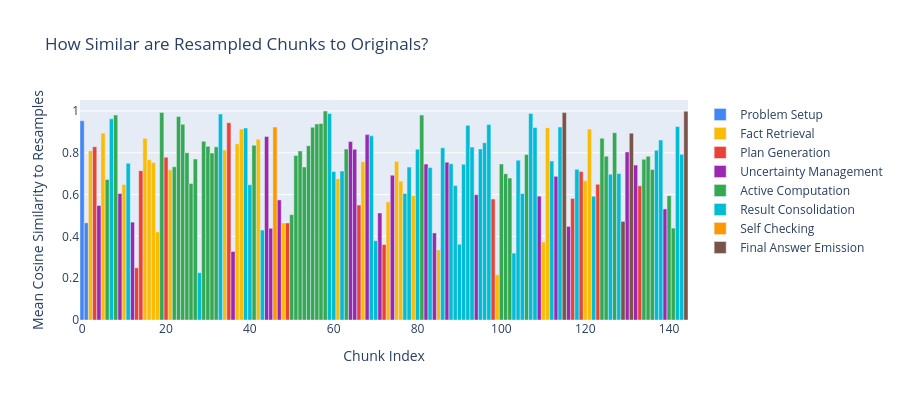

Notebook code for this chart:
### Markdown cell above
## Semantic Similarity in Resampling

Before we look at the last metric (counterfactual importance), let's revisit the notion of embedding cosine similarity. Since we have data on a bunch of resampled rollouts at different chunks, we can compute the average cosine similarity between a chunk and all of its resampled chunks (i.e. $S_i$ and $S'_i$ in the notation above). Run the cells below to compute these cosine similarities and plot them.

Which kinds of sentences seem like their resamples have the highest or lowest cosine similarity? Can you explain why?

### Code cell
# Compute cosine similarity between original and resampled chunks
chunks_removed = [chunk["chunk"] for chunk in problem_data["chunks_labeled"]]
embeddings_original = embedding_model.encode(chunks_removed)

chunks_resampled = [
    [rollout["chunk_resampled"] for rollout in chunk_rollouts] for chunk_rollouts in problem_data["chunk_solutions"]
]
embeddings_resampled = np.stack([embedding_model.encode(r) for r in chunks_resampled])

# Compute similarities
cos_sims = einops.einsum(embeddings_original, embeddings_resampled, "chunk d, chunk resample d -> chunk resample")
cos_sims_mean = cos_sims.mean(axis=1)

# Plot by category with plotly
chunk_labels = [CATEGORIES[chunk["function_tags"][0]] for chunk in problem_data["chunks_labeled"]]
chunks_for_hover = [chunk["chunk"] for chunk in problem_data["chunks_labeled"]]
df = pd.DataFrame({"Label": chunk_labels, "Cosine Similarity": cos_sims_mean, "Chunk Text": chunks_for_hover})

fig = go.Figure()
for label in df["Label"].unique():
    subset = df[df["Label"] == label]
    hover_texts = [text[:100] + "..." if len(text) > 100 else text for text in subset["Chunk Text"]]
    fig.add_trace(
        go.Bar(
            x=subset.index.tolist(),
            y=subset["Cosine Similarity"].tolist(),
            name=label,
            marker_color=utils.CATEGORY_COLORS.get(label, "#9E9E9E"),
            hovertemplate="<b>Chunk %{x}</b><br>Category: "
            + label
            + "<br>Cosine Similarity: %{y:.4f}<br>Text: %{customdata}<extra></extra>",
            customdata=hover_texts,
        )
    )

fig.update_layout(
    title="How Similar are Resampled Chunks to Originals?",
    xaxis_title="Chunk Index",
    yaxis_title="Mean Cosine Similarity to Resamples",
    width=900,
    height=400,
    legend=dict(x=1.02, y=1, xanchor="left"),
    bargap=0,
)
fig.show()

### Figure 1 — Plotly figure (JSON) as saved in the notebook; plotly's stock layout.template omitted (floating-point values rounded to 4 significant figures)
{"data": [{"customdata": ["Okay, so I have this problem where I need to find out how many bits the base-16 number 66666₁₆ has w...", "Hmm, let's see."], "hovertemplate": "<b>Chunk %{x}</b><br>Category: Problem Setup<br>Cosine Similarity: %{y:.4f}<br>Text: %{customdata}<extra></extra>", "marker": {"color": "#4285F4"}, "name": "Problem Setup", "type": "bar", "x": [0, 1], "y": [0.9535, 0.4649]}, {"customdata": ["I remember that each hexadecimal digit corresponds to exactly 4 binary digits, or bits.", "First, the number given is 66666 in base 16.", "I think so because each hex digit maps directly to 4 bits without any overlap or sharing.", "So, to convert 66666₁₆ to decimal, I can expand it as follows:", "Each digit represents a power of 16.", "Starting from the right, the digits are 16⁰, 16¹, 16², 16³, 16⁴.", "So, the number is:", "First, 16⁴ is 16 * 16 * 16 * 16.", "Now, to find out how many bits this number requires, I can use the formula for the number of bits ne...", "I know that 2¹⁸ = 262,144", "2¹⁹ = 524,288", "Wait, but earlier I thought it would be 20 bits because it's 5 hex digits each being 4 bits.", "Wait, 66666 in hex.", "Now, let's check 2¹⁸ is 262,144, 2¹⁹ is 524,288.", "So, when converting from hex to binary, each digit is 4 bits, but if the leading hex digits are such...", "Wait, but in the problem, it's just asking how many bits it has when written in base 2.", "Wait, no, when you write a number in binary, you don't include leading zeros beyond the most signifi...", "So, if the number in binary starts with a 1, then the number of bits is the position of the highest ...", "Wait, but 2¹⁸ is 262,144, and 2¹⁹ is 524,288.", "Wait, perhaps the leading hex digit, which is 6, when converted to binary is 0110, so the first four...", "So, let's convert each hex digit to 4 bits:", "I think not.", "Because when you write a number in binary, you don't include leading zeros beyond the most significa...", "We know that 2¹⁸ = 262,144", "2¹⁹ = 524,288"], "hovertemplate": "<b>Chunk %{x}</b><br>Category: Fact Retrieval<br>Cosine Similarity: %{y:.4f}<br>Text: %{customdata}<extra></extra>", "marker": {"color": "#FBBC05"}, "name": "Fact Retrieval", "type": "bar", "x": [2, 5, 10, 15, 16, 17, 18, 21, 34, 37, 38, 42, 48, 61, 67, 73, 75, 76, 79, 85, 99, 110, 111, 120, 121], "y": [0.8102, 0.894, 0.6488, 0.8697, 0.7669, 0.7532, 0.4213, 0.7186, 0.8129, 0.8434, 0.9139, 0.8653, 0.4639, 0.6761, 0.7571, 0.5651, 0.7592, 0.6638, 0.5948, 0.335, 0.2166, 0.3731, 0.9203, 0.6662, 0.9139]}, {"customdata": ["So, maybe I can just figure out how many hexadecimal digits there are and multiply by 4 to get the n...", "Alternatively, maybe I can calculate the value of 66666₁₆ in decimal and then find out how many bits...", "Let's try that approach to cross-verify.", "Let me compute each term:", "So, let's compute log₂(419,430).", "Let me convert it step by step again.", "Ah, perhaps because leading zeros are not counted.", "Wait, perhaps when converting 66666₁₆ to binary, it's exactly 20 bits, but the leading bits are zero...", "Wait, but let me confirm this by actually converting 66666₁₆ to binary and counting the bits.", "Alternatively, I can use the formula: number of bits = floor(log₂(N)) + 1", "So, log₂(419,430) is approximately:", "To get a better approximation, let's compute 2¹⁸ = 262,144", "So, converting each hex digit to 4 bits:"], "hovertemplate": "<b>Chunk %{x}</b><br>Category: Plan Generation<br>Cosine Similarity: %{y:.4f}<br>Text: %{customdata}<extra></extra>", "marker": {"color": "#EA4335"}, "name": "Plan Generation", "type": "bar", "x": [3, 13, 14, 20, 35, 49, 66, 72, 98, 117, 119, 123, 133], "y": [0.8293, 0.25, 0.7147, 0.7791, 0.9438, 0.4642, 0.55, 0.3611, 0.579, 0.5817, 0.7111, 0.6493, 0.6418]}, {"customdata": ["Let me check that.", "Wait, is that always the case?", "But wait, I should make sure that this is correct by actually converting the number or at least chec...", "Hmm, I don't have a calculator here, but I can estimate it.", "There's a discrepancy here.", "I must have made a mistake somewhere.", "Maybe I messed up the decimal conversion.", "But wait, when I thought about each hex digit being 4 bits, 5 hex digits would be 20 bits.", "So, why is there a difference?", "Wait, but 66666 in hex is 5 digits, so 5 * 4 = 20 bits.", "So, which is correct?", "So, does that include leading zeros or not?", "But wait, when converting 66666₁₆ to binary, each hex digit is 4 bits, so 5 hex digits would give 20...", "So, which is correct?", "So, when we write the binary number, we don't include leading zeros, so the first 0 would be dropped...", "Wait, but I'm a bit confused because I thought each hex digit maps to exactly 4 bits, so 5 hex digit...", "Wait, but does the problem consider leading zeros when writing the number in binary?", "But then, why did I initially think it would be 20 bits?", "Wait, but let me check again by converting the number to binary and seeing how many bits it actually...", "Wait, but earlier I thought it was 20 bits because each hex digit is 4 bits, but since the first hex...", "Wait, but let me make sure by actually writing out the binary number.", "Wait, but that's not correct because dropping the leading zero would mean the first bit is 1, but th..."], "hovertemplate": "<b>Chunk %{x}</b><br>Category: Uncertainty Management<br>Cosine Similarity: %{y:.4f}<br>Text: %{customdata}<extra></extra>", "marker": {"color": "#9C27B0"}, "name": "Uncertainty Management", "type": "bar", "x": [4, 9, 12, 36, 44, 45, 47, 64, 65, 68, 71, 74, 82, 84, 87, 94, 109, 113, 116, 130, 132, 139], "y": [0.5478, 0.6052, 0.4682, 0.3279, 0.8785, 0.4389, 0.5746, 0.8536, 0.817, 0.8871, 0.5121, 0.6929, 0.746, 0.4164, 0.7553, 0.5997, 0.5926, 0.6874, 0.4478, 0.804, 0.7412, 0.5314]}, {"customdata": ["Let me count the digits: 6, 6, 6, 6, 6.", "So, if each digit is 4 bits, then 5 digits would be 5 * 4 = 20 bits.", "6 * 16⁴ + 6 * 16³ + 6 * 16² + 6 * 16¹ + 6 * 16⁰", "16² is 256, so 16³ is 256 * 16 = 4096, and 16⁴ is 4096 * 16 = 65536.", "So, 6 * 65536 = 393216", "Next, 16³ is 4096, so 6 * 4096 = 24576", "Then, 16² is 256, so 6 * 256 = 1536", "16¹ is 16, so 6 * 16 = 96", "And 16⁰ is 1, so 6 * 1 = 6", "393216 + 24576 = 417,792", "417,792 + 1536 = 419,328", "419,328 + 96 = 419,424", "419,424 + 6 = 419,430", "The floor of that would be 18, so the number of bits is 18 + 1 = 19 bits.", "6 * 16⁴: 6 * 65536 = 393216", "6 * 16³: 6 * 4096 = 24576", "6 * 16²: 6 * 256 = 1536", "6 * 16¹: 6 * 16 = 96", "6 * 16⁰: 6 * 1 = 6", "Adding them up: 393216 + 24576 = 417,792", "417,792 + 1536 = 419,328", "419,328 + 96 = 419,424", "419,424 + 6 = 419,430.", "So, floor(log₂(419,430)) is 18, so number of bits is 19.", "Therefore, the number of bits is 19.", "6 in hex is 0110", "6 is 0110 6 is 0110", "6 is 0110 6 is 0110", "Now, let's count the bits: 0 1 1 0 0 1 1 0 0 1 1 0 0 1 1 0 0 1 1 0", "2¹⁸.5 = 2^(18 + 0.5) = 2¹⁸ * sqrt(2) ≈ 262,144 * 1.4142 ≈ 371,589", "2¹⁸.7 ≈ 2¹⁸ * 2^0.7 ≈ 262,144 * 1.6245 ≈ 425,500", "So, log₂(419,430) is approximately 18.7, so floor(log₂(N)) = 18, so number of bits is 18 + 1 = 19.", "6 = 0110 6 = 0110", "6 = 0110 6 = 0110", "6 = 0110 So, concatenating them: 0110 0110 0110 0110 0110", "Let me count the bits after dropping the leading zero:", "1 1 0 0 1 1 0 0 1 1 0 0 1 1 0 0 1 1 0"], "hovertemplate": "<b>Chunk %{x}</b><br>Category: Active Computation<br>Cosine Similarity: %{y:.4f}<br>Text: %{customdata}<extra></extra>", "marker": {"color": "#34A853"}, "name": "Active Computation", "type": "bar", "x": [6, 8, 19, 22, 23, 24, 25, 26, 27, 29, 30, 31, 32, 41, 50, 51, 52, 53, 54, 55, 56, 57, 58, 63, 81, 100, 101, 102, 106, 124, 125, 127, 134, 135, 136, 140, 141], "y": [0.6721, 0.9804, 0.9932, 0.7332, 0.9734, 0.9363, 0.8005, 0.6529, 0.7703, 0.8548, 0.8314, 0.7989, 0.8284, 0.8364, 0.5041, 0.7873, 0.809, 0.7324, 0.8337, 0.9218, 0.9379, 0.9398, 1, 0.8177, 0.9805, 0.7466, 0.6998, 0.6793, 0.7916, 0.8697, 0.7839, 0.8963, 0.7692, 0.7836, 0.7206, 0.5948, 0.4398]}, {"customdata": ["That's five digits in total.", "So, 66666₁₆ would be 20 bits in binary.", "Now, adding all these up:", "So, 66666₁₆ is equal to 419,430 in decimal.", "So, 419,430 is between 2¹⁸ and 2¹⁹.", "Therefore, log₂(419,430) is between 18 and 19.", "Now, according to this, it's 19 bits.", "That seems correct.", "So, 419,430 in decimal.", "So, 419,430 is less than 524,288, so log₂(419,430) is less than 19.", "But according to the decimal conversion, it's 19 bits.", "That suggests that when converted to binary, it's 19 bits, not 20.", "So, in this case, 419,430 in decimal is less than 2¹⁹ (524,288) but more than 2¹⁸ (262,144).", "So, it's between 18 and 19 bits.", "So, 419,430 is greater than 2¹⁸, so the highest bit set is at position 18 (counting from 0).", "But according to the decimal value, it's 19 bits.", "So, the first bit is 0, which is a leading zero.", "But when writing the entire number, leading zeros can be dropped, but in this case, since the first ...", "So, perhaps the binary number starts with 0110 for the first hex digit, but the leading zero would b...", "Wait, that makes sense.", "Because when converting each hex digit to 4 bits, the first hex digit is 6, which is 0110, so the fi...", "So, when writing the entire binary number, we can drop that leading zero, so the total number of bit...", "So, that's why the number of bits is 19, not 20.", "But in reality, when the leading hex digit's binary representation starts with a zero, that leading ...", "So, in this case, since the first hex digit is 6, which is 0110, the leading zero can be dropped, ma...", "Therefore, the total number of bits is 20 - 1 = 19 bits.", "So, putting them together, we get:", "0110 0110 0110 0110 0110", "Now, writing that out without spaces: 01100110011001100110", "That's 20 bits.", "But the first bit is 0, so if we drop that leading zero, we get 1100110011001100110, which is 19 bit...", "So, the correct number of bits is 19.", "Because I was considering each hex digit as 4 bits without considering that the leading zero can be ...", "We found that N = 419,430", "So, log₂(419,430) is between 18 and 19.", "Wait, 2¹⁸.7 is approximately 425,500, which is more than 419,430.", "Therefore, the number of bits is 19.", "That's 20 bits: 0 1 1 0 0 1 1 0 0 1 1 0 0 1 1 0 0 1 1 0", "But if we drop the leading zero, it becomes 19 bits: 1 1 0 0 1 1 0 0 1 1 0 0 1 1 0 0 1 1 0", "That's 19 bits.", "So, the binary number is 19 bits long."], "hovertemplate": "<b>Chunk %{x}</b><br>Category: Result Consolidation<br>Cosine Similarity: %{y:.4f}<br>Text: %{customdata}<extra></extra>", "marker": {"color": "#00BCD4"}, "name": "Result Consolidation", "type": "bar", "x": [7, 11, 28, 33, 39, 40, 43, 59, 60, 62, 69, 70, 77, 78, 80, 83, 86, 88, 89, 90, 91, 92, 93, 95, 96, 97, 103, 104, 105, 107, 108, 112, 114, 118, 122, 126, 128, 137, 138, 142, 143], "y": [0.9627, 0.7499, 0.2265, 0.9854, 0.9187, 0.647, 0.4304, 0.9879, 0.7111, 0.7125, 0.8811, 0.3793, 0.6053, 0.7316, 0.8174, 0.7302, 0.8241, 0.747, 0.6435, 0.3624, 0.7455, 0.9315, 0.8272, 0.8185, 0.8479, 0.935, 0.32, 0.7648, 0.6052, 0.9877, 0.9208, 0.7604, 0.9236, 0.7216, 0.5922, 0.6979, 0.7007, 0.8125, 0.861, 0.9257, 0.7929]}, {"customdata": ["Wait, let me check my calculations again."], "hovertemplate": "<b>Chunk %{x}</b><br>Category: Self Checking<br>Cosine Similarity: %{y:.4f}<br>Text: %{customdata}<extra></extra>", "marker": {"color": "#FF9800"}, "name": "Self Checking", "type": "bar", "x": [46], "y": [0.9232]}, {"customdata": ["So, the correct answer is 19 bits.", "So, the correct answer is 19 bits.", "So, I think the answer is 19 bits.", "Therefore, the answer is 19 bits."], "hovertemplate": "<b>Chunk %{x}</b><br>Category: Final Answer Emission<br>Cosine Similarity: %{y:.4f}<br>Text: %{customdata}<extra></extra>", "marker": {"color": "#795548"}, "name": "Final Answer Emission", "type": "bar", "x": [115, 129, 131, 144], "y": [0.9923, 0.472, 0.894, 0.9989]}], "layout": {"bargap": 0, "height": 400, "legend": {"x": 1.02, "xanchor": "left", "y": 1}, "title": {"text": "How Similar are Resampled Chunks to Originals?"}, "width": 900, "xaxis": {"title": {"text": "Chunk Index"}}, "yaxis": {"title": {"text": "Mean Cosine Similarity to Resamples"}}}}
